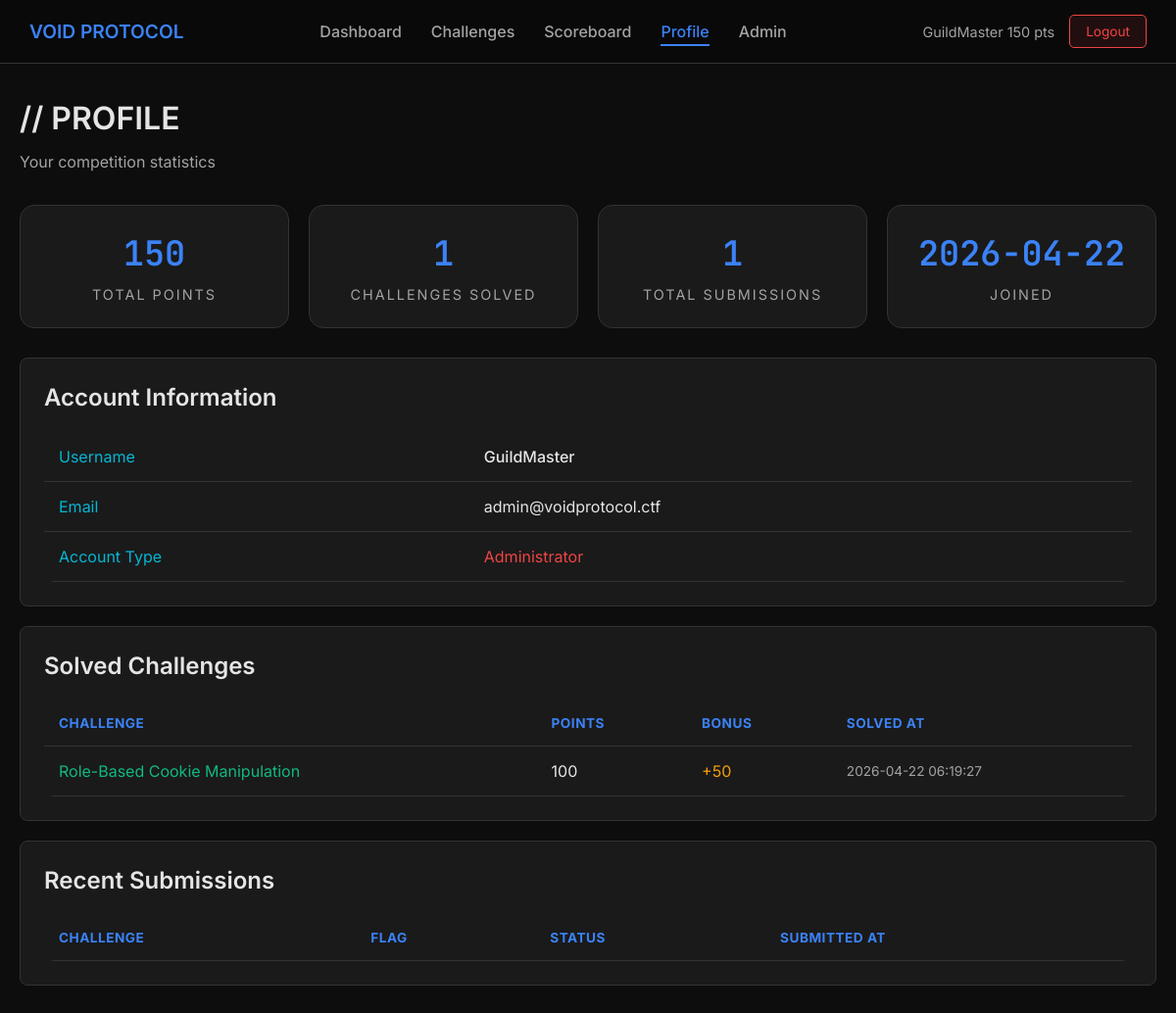
The app's page /profile (signed in) with its own data.
### app.py (models this page shows)
class User(db.Model):
    id = db.Column(db.Integer, primary_key=True)
    username = db.Column(db.String(80), unique=True, nullable=False)
    email = db.Column(db.String(120), unique=True, nullable=False)
    password_hash = db.Column(db.String(255), nullable=False)
    is_admin = db.Column(db.Boolean, default=False)
    is_banned = db.Column(db.Boolean, default=False)
    score = db.Column(db.Integer, default=0)
    created_at = db.Column(db.DateTime, default=lambda: datetime.now(timezone.utc))
    solves = db.relationship('Solve', backref='user', lazy=True)

class Solve(db.Model):
    id = db.Column(db.Integer, primary_key=True)
    user_id = db.Column(db.Integer, db.ForeignKey('user.id'), nullable=False)
    challenge_id = db.Column(db.Integer, db.ForeignKey('challenge.id'), nullable=False)
    flag = db.Column(db.String(255), nullable=False)
    points_earned = db.Column(db.Integer, nullable=False)
    bonus_points = db.Column(db.Integer, default=0)
    solved_at = db.Column(db.DateTime, default=lambda: datetime.now(timezone.utc))

class Challenge(db.Model):
    id = db.Column(db.Integer, primary_key=True)
    title = db.Column(db.String(100), nullable=False)
    description = db.Column(db.Text, nullable=False)
    category = db.Column(db.String(50), nullable=False)
    points = db.Column(db.Integer, nullable=False)
    difficulty = db.Column(db.String(20), nullable=False)
    flag = db.Column(db.String(255), nullable=False, unique=True)
    file_path = db.Column(db.String(255), nullable=False)
    is_enabled = db.Column(db.Boolean, default=True)
    created_at = db.Column(db.DateTime, default=lambda: datetime.now(timezone.utc))
    solves = db.relationship('Solve', backref='challenge', lazy=True)

### app.py (the view)
@app.route('/profile')
@login_required
@not_banned
def profile():
    logger.info("Loading profile")
    try:
        user = db.session.get(User, session['user_id'])
        if not user:
            logger.error(f"User not found in session: {session.get('user_id')}")
            return redirect(url_for('logout'))
        solves = Solve.query.filter_by(user_id=user.id).order_by(Solve.solved_at.desc()).all()
        submissions = Submission.query.filter_by(user_id=user.id).order_by(Submission.submitted_at.desc()).limit(20).all()
        logger.info(f"Profile loaded for user {user.username}")
        return render_template('profile.html', user=user, solves=solves, submissions=submissions)
    except Exception as e:
        logger.error(f"Error loading profile: {str(e)}", exc_info=True)
        return render_template('profile.html', user=user, solves=[], submissions=[])

### app.py (called while the page is built)
def login_required(f):
    @wraps(f)
    def decorated_function(*args, **kwargs):
        if 'user_id' not in session:
            return redirect(url_for('login'))
        return f(*args, **kwargs)
    return decorated_function

def not_banned(f):
    @wraps(f)
    def decorated_function(*args, **kwargs):
        if 'user_id' in session:
            user = db.session.get(User, session['user_id'])
            if user and user.is_banned:
                session.clear()
                return redirect(url_for('login', banned=True))
        return f(*args, **kwargs)
    return decorated_function

### templates/profile.html (shortened to what this page needs)
{% extends "base.html" %}
{% block content %}
<div class="container">
    <h1>// PROFILE</h1>
    <p style="color: var(--text-secondary); margin-bottom: 30px;">Your competition statistics</p>
    <div class="stats-grid">
        <div class="stat-card">
            <div class="stat-value">{{ user.score or 0 }}</div>
            <div class="stat-label">Total Points</div>
        </div>
        <div class="stat-card">
            <div class="stat-value">{{ solves|length if solves else 0 }}</div>
            <div class="stat-label">Challenges Solved</div>
        </div>
        <div class="stat-card">
            <div class="stat-value">{{ submissions|length if submissions else 0 }}</div>
            <div class="stat-label">Total Submissions</div>
        </div>
        <div class="stat-card">
            <div class="stat-value">{{ user.created_at.strftime('%Y-%m-%d') if user.created_at else 'N/A' }}</div>
            <div class="stat-label">Joined</div>
        </div>
    </div>
    <div class="card">
        <h2 style="margin-bottom: 20px;">Account Information</h2>
        <div class="scoreboard-table-wrapper">
        <table class="scoreboard-table">
            <tr>
                <td style="color: var(--accent-cyan);">Username</td>
                <td style="color: var(--text-primary); font-weight: 500;">{{ user.username or 'Unknown' }}</td>
            </tr>
            <tr>
                <td style="color: var(--accent-cyan);">Email</td>
                <td style="color: var(--text-primary);">{{ user.email or 'N/A' }}</td>
            </tr>
            <tr>
                <td style="color: var(--accent-cyan);">Account Type</td>
                <td>
                    {% if user.is_admin %}
                    <span style="color: var(--accent-red);">Administrator</span>
                    {% else %}
                    <span style="color: var(--accent-green);">Competitor</span>
                    {% endif %}
                </td>
            </tr>
        </table>
        </div>
    </div>
    <div class="card">
        <h2 style="margin-bottom: 20px;">Solved Challenges</h2>
        {% if solves and solves|length > 0 %}
        <div class="scoreboard-table-wrapper">
        <table class="scoreboard-table">
            <thead>
                <tr>
                    <th>Challenge</th>
                    <th>Points</th>
                    <th>Bonus</th>
                    <th>Solved At</th>
                </tr>
            </thead>
            <tbody>
                {% for solve in solves %}
                {% if solve and solve.challenge %}
                <tr>
                    <td style="color: var(--accent-green);">{{ solve.challenge.title or 'Unknown' }}</td>
                    <td>{{ solve.points_earned or 0 }}</td>
                    <td style="color: var(--accent-yellow);">+{{ solve.bonus_points or 0 }}</td>
                    <td style="color: var(--text-secondary); font-size: 0.85em;">{{ solve.solved_at.strftime('%Y-%m-%d %H:%M:%S') if solve.solved_at else 'N/A' }}</td>
                </tr>
                {% endif %}
                {% endfor %}
            </tbody>
        </table>
        </div>
        {% else %}
        <p style="color: var(--text-secondary); text-align: center; padding: 30px;">No challenges solved yet.</p>
        {% endif %}
    </div>
    <div class="card">
        <h2 style="margin-bottom: 20px;">Recent Submissions</h2>
        {% if submissions and submissions|length > 0 %}
        <div class="scoreboard-table-wrapper">
        <table class="scoreboard-table">
            <thead>
                <tr>
                    <th>Challenge</th>
                    <th>Flag</th>
                    <th>Status</th>
                    <th>Submitted At</th>
                </tr>
            </thead>
        </table>
        </div>
        {% else %}
        <p style="color: var(--text-secondary); text-align: center; padding: 30px;">No submissions yet.</p>
        {% endif %}
    </div>
</div>
{% endblock %}

### templates/base.html (shortened to what this page needs)
<!DOCTYPE html>
<html lang="en">
<head>
    <link rel="stylesheet" href="{{ url_for('static', filename='css/style.css') }}">
</head>
<body>
    {% if session.user_id %}
    <nav class="navbar">
        <a href="{{ url_for('dashboard') }}" class="nav-brand">VOID PROTOCOL</a>
        <ul class="nav-links">
            <li><a href="{{ url_for('dashboard') }}" class="{% if request.endpoint == 'dashboard' %}active{% endif %}">Dashboard</a></li>
            <li><a href="{{ url_for('challenges') }}" class="{% if request.endpoint == 'challenges' or request.endpoint == 'view_challenge' %}active{% endif %}">Challenges</a></li>
            <li><a href="{{ url_for('scoreboard') }}" class="{% if request.endpoint == 'scoreboard' %}active{% endif %}">Scoreboard</a></li>
            <li><a href="{{ url_for('profile') }}" class="{% if request.endpoint == 'profile' %}active{% endif %}">Profile</a></li>
            {% if user.is_admin %}
            <li><a href="{{ url_for('admin') }}" class="{% if request.endpoint.startswith('admin') %}active{% endif %}">Admin</a></li>
            {% endif %}
        </ul>
        <div class="nav-user">
            <div class="nav-user-info">
                {{ user.username }} <span>{{ user.score }} pts</span>
            </div>
            <a href="{{ url_for('logout') }}" class="nav-logout">Logout</a>
        </div>
    </nav>
    {% endif %}
    <main class="main-content">
        {% block content %}{% endblock %}
    </main>
</body>
</html>

### static/css/style.css (style rules this page uses)
* { margin: 0; padding: 0; box-sizing: border-box; }
:root { --bg-dark: #0d0d0d; --bg-darker: #080808; --bg-card: #1a1a1a; --bg-card-hover: #222222; --accent-blue: #3b82f6; --accent-cyan: #06b6d4; --accent-green: #10b981; --accent-red: #ef4444; --accent-yellow: #f59e0b; --text-primary: #e5e5e5; --text-secondary: #a3a3a3; --text-muted: #737373; --border-color: #333333; --border-hover: #444444; }
body { font-family: 'Inter', sans-serif; background: var(--bg-dark); min-height: 100vh; color: var(--text-primary); overflow-x: hidden; }
h1, h2, h3, h4, h5, h6 { font-family: 'Inter', sans-serif; font-weight: 600; line-height: 1.3; }
h1 { color: var(--text-primary); margin-bottom: 10px; }
h2 { color: var(--text-primary); margin-bottom: 15px; }
p { line-height: 1.7; margin-bottom: 15px; }
.container { max-width: 1400px; margin: 0 auto; padding: 20px; }
.navbar { background: rgba(10, 10, 10, 0.95); backdrop-filter: blur(20px); border-bottom: 1px solid var(--border-color); padding: 15px 30px; position: fixed; top: 0; left: 0; right: 0; z-index: 1000; display: flex; justify-content: space-between; align-items: center; flex-wrap: wrap; gap: 10px; }
.nav-brand { font-family: 'Inter', sans-serif; font-size: 1.2em; font-weight: 600; color: var(--accent-blue); text-decoration: none; white-space: nowrap; }
.nav-links { display: flex; gap: 30px; list-style: none; flex-wrap: wrap; }
.nav-links a { color: var(--text-secondary); text-decoration: none; font-weight: 500; transition: all 0.3s ease; position: relative; }
.nav-links a:hover, .nav-links a.active { color: var(--accent-blue); }
.nav-links a::after { content: ''; position: absolute; bottom: -5px; left: 0; width: 0; height: 2px; background: var(--accent-blue); transition: width 0.3s ease; }
.nav-links a:hover::after, .nav-links a.active::after { width: 100%; }
.nav-user { display: flex; align-items: center; gap: 15px; flex-wrap: wrap; }
.nav-user-info { color: var(--text-secondary); font-size: 0.9em; white-space: nowrap; }
.nav-logout { padding: 8px 16px; background: rgba(239, 68, 68, 0.1); border: 1px solid var(--accent-red); color: var(--accent-red); border-radius: 5px; text-decoration: none; font-size: 0.85em; transition: all 0.3s ease; white-space: nowrap; }
.main-content { margin-top: 80px; min-height: calc(100vh - 80px); }
.card { background: var(--bg-card); border: 1px solid var(--border-color); border-radius: 8px; padding: 24px; margin-bottom: 20px; transition: all 0.3s ease; }
.scoreboard-table-wrapper { overflow-x: auto; -webkit-overflow-scrolling: touch; margin-top: 20px; border-radius: 10px; }
.scoreboard-table { width: 100%; border-collapse: collapse; min-width: 600px; }
.scoreboard-table th, .scoreboard-table td { padding: 15px; text-align: left; border-bottom: 1px solid var(--border-color); }
.scoreboard-table th { color: var(--accent-blue); font-family: 'Inter', sans-serif; font-size: 0.85em; text-transform: uppercase; letter-spacing: 0.5px; white-space: nowrap; }
.stats-grid { display: grid; grid-template-columns: repeat(auto-fit, minmax(250px, 1fr)); gap: 20px; margin-bottom: 30px; }
.stat-card { background: var(--bg-card); border: 1px solid var(--border-color); border-radius: 15px; padding: 25px; text-align: center; transition: all 0.3s ease; }
.stat-value { font-size: 2.2em; font-weight: 600; color: var(--accent-blue); font-family: 'JetBrains Mono', monospace; }
.stat-label { color: var(--text-secondary); font-size: 0.9em; text-transform: uppercase; letter-spacing: 2px; margin-top: 10px; }
.main-content > * { animation: fadeInUp 0.6s ease forwards; }
.main-content > *:nth-child(1) { animation-delay: 0.1s; }

### records on screen
User: username "GuildMaster", score "150", created_at "2026-04-22", email "admin@voidprotocol.ctf"
Solve: challenge "Role-Based Cookie Manipulation", points_earned "100", bonus_points "50", solved_at "2026-04-22 06:19:27"

### other values on screen
{{ solves|length if solves else 0 }} "1"
{{ submissions|length if submissions else 0 }} "1"
